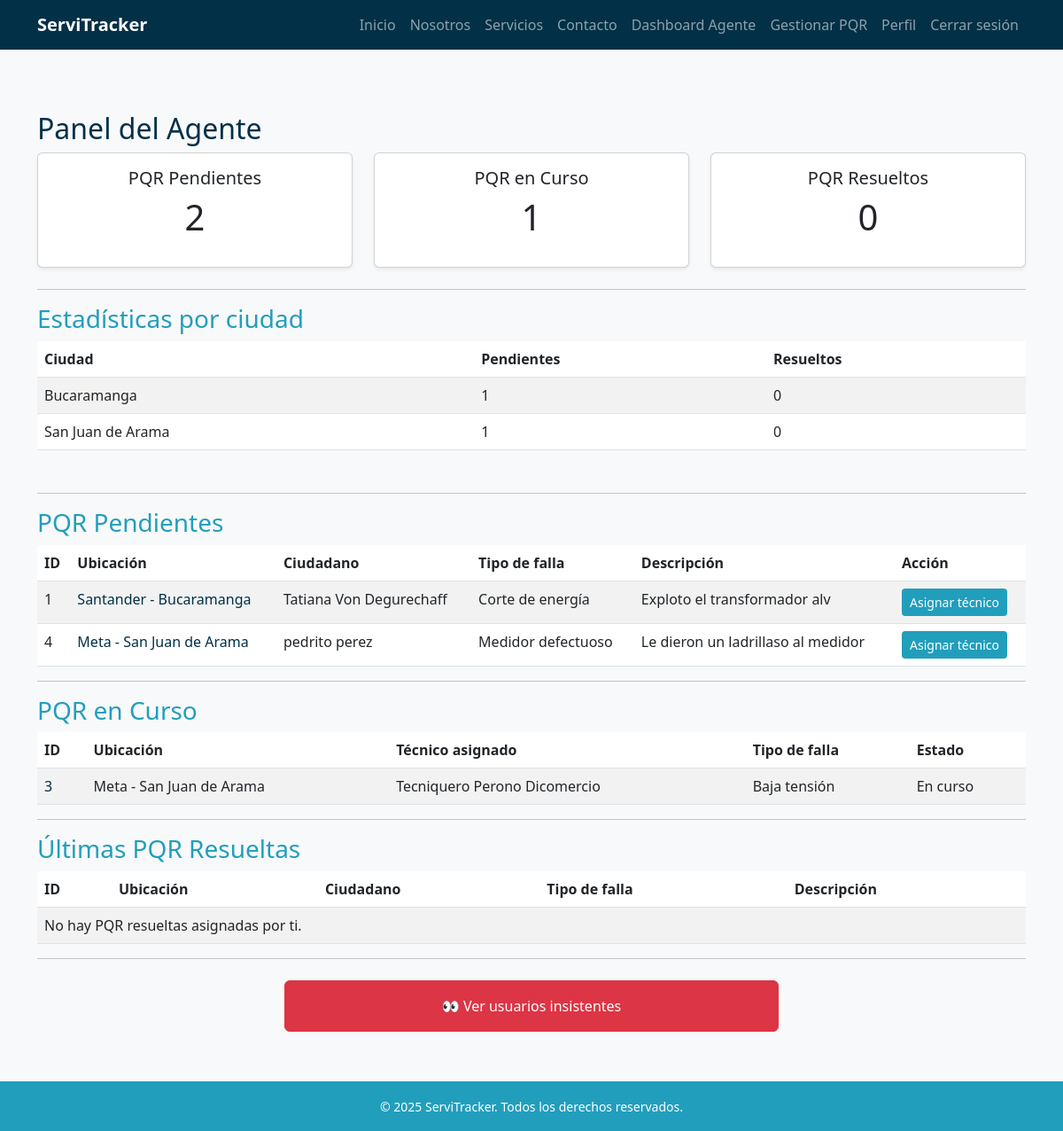
/reportes/agente/ (signed in), run on an earlier commit of the app's database.
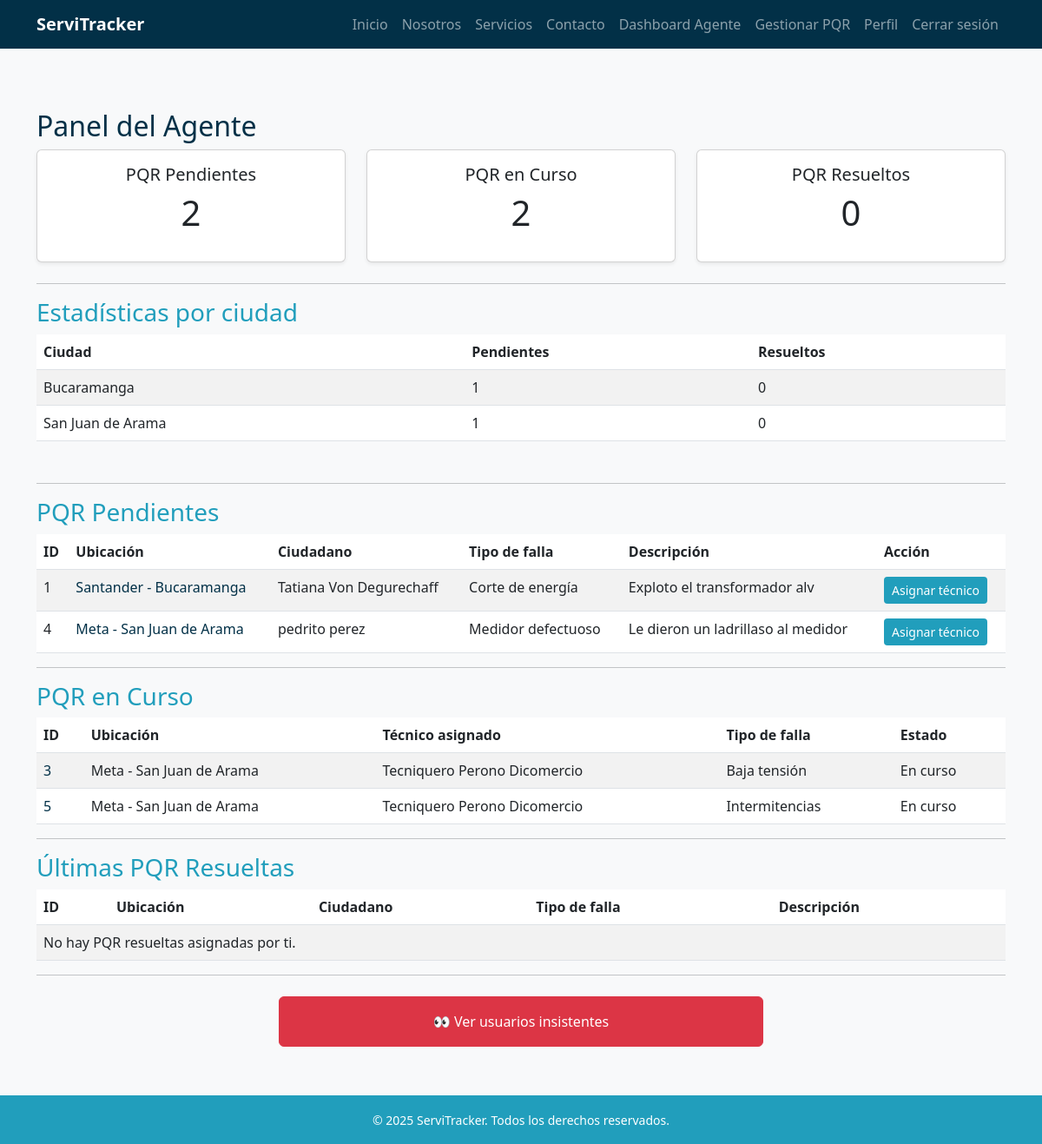
And on a later commit of the database.
### propiedades/models.py (models this page shows, shortened)
class Propiedad(models.Model):
    usuario = models.ForeignKey(
        settings.AUTH_USER_MODEL,
        on_delete=models.CASCADE,
        related_name='propiedades'
    )
    departamento = models.CharField(max_length=100)
    ciudad = models.CharField(max_length=100)
    direccion = models.CharField(max_length=200)
    activa = models.BooleanField(default=True)

### pqr/models.py (models this page shows, shortened)
class PQR(models.Model):
    ciudadano = models.ForeignKey(
        settings.AUTH_USER_MODEL,
        on_delete=models.SET_NULL,
        null=True,
        blank=True,
        related_name="pqrs_ciudadano"
    )
    propiedad = models.ForeignKey(
        Propiedad,
        on_delete=models.SET_NULL,
        null=True,
        blank=True
    )
    direccion = models.CharField(max_length=255, blank=True, null=True)
    departamento = models.CharField(max_length=100, blank=True, null=True)
    ciudad = models.CharField(max_length=100, blank=True, null=True)
    telefono_contacto = models.CharField(max_length=20, unique=True, null=True, blank=True)
    tipo_falla = models.ForeignKey(TipoFalla, on_delete=models.PROTECT)
    descripcion = models.TextField()
    estado = models.ForeignKey(EstadoPQR, on_delete=models.PROTECT)
    tecnico_asignado = models.ForeignKey(
        settings.AUTH_USER_MODEL,
        on_delete=models.SET_NULL,
        null=True,
        blank=True,
        related_name="pqrs_tecnico"
    )
    agente_revisor = models.ForeignKey(
        settings.AUTH_USER_MODEL,
        on_delete=models.SET_NULL,
        null=True,
        blank=True,
        related_name="pqrs_agente"
    )
    observacion_tecnico = models.TextField(blank=True, null=True)
    fecha_creacion = models.DateTimeField(auto_now_add=True)
    fecha_actualizacion = models.DateTimeField(auto_now=True)

class TipoFalla(models.Model):
    nombre = models.CharField(max_length=100)
    def __str__(self):
        return self.nombre

class EstadoPQR(models.Model):
    nombre = models.CharField(max_length=50)

### usuarios/models.py (models this page shows)
class Usuario(AbstractBaseUser, PermissionsMixin):
    ROLES = [
        ("administrador", "Administrador"),
        ("agente", "Agente"),
        ("tecnico", "Técnico"),
        ("ciudadano", "Ciudadano"),
    ]
    documento = models.CharField(max_length=20, unique=True)
    email = models.EmailField(blank=True, null=True)
    nombres = models.CharField(max_length=100, blank=True, null=True)
    apellidos = models.CharField(max_length=100, blank=True, null=True)
    rol = models.CharField(max_length=20, choices=ROLES, default="ciudadano")
    especialidad = models.ForeignKey(Especialidad, on_delete=models.SET_NULL, null=True, blank=True)
    is_active = models.BooleanField(default=True)
    is_staff = models.BooleanField(default=False)
    date_joined = models.DateTimeField(auto_now_add=True)
    objects = UsuarioManager()
    USERNAME_FIELD = "documento"
    REQUIRED_FIELDS = []  # puedes agregar 'email' si quieres que sea obligatorio
    def __str__(self):
        return self.get_public_name()
    def get_full_name(self):
        nombre = (self.nombres or "").strip()
        apellido = (self.apellidos or "").strip()
        full = f"{nombre} {apellido}".strip()
        return full or ""
    def get_public_name(self):
        return self.get_full_name() or "Usuario"

### reportes/views.py (the view)
# urls.py: path("agente/", views.dashboard_agente, name="dashboard_agente"),
@user_passes_test(lambda u: u.rol == "agente")
def dashboard_agente(request):
    pqr_pendientes = PQR.objects.filter(estado__nombre="Pendiente")
    pqr_en_curso = PQR.objects.filter(estado__nombre="En curso", agente_revisor=request.user)
    pqr_resueltas = PQR.objects.filter(estado__nombre="Resuelto", agente_revisor=request.user).order_by("-id")[:5]
    pendientes = pqr_pendientes.count()
    en_curso = pqr_en_curso.count()
    resueltos = pqr_resueltas.count()
    estadisticas_ciudad = {}
    for pqr in list(pqr_pendientes) + list(pqr_resueltas):
        if pqr.propiedad:
            ciudad_key = pqr.propiedad.ciudad
            if ciudad_key not in estadisticas_ciudad:
                estadisticas_ciudad[ciudad_key] = {"pendientes": 0, "resueltos": 0}
            if pqr.estado.nombre == "Pendiente":
                estadisticas_ciudad[ciudad_key]["pendientes"] += 1
            elif pqr.estado.nombre == "Resuelto":
                estadisticas_ciudad[ciudad_key]["resueltos"] += 1
    ciudad = request.GET.get("ciudad")
    if ciudad:
        pqr_pendientes = pqr_pendientes.filter(propiedad__ciudad__icontains=ciudad)
        pqr_en_curso = pqr_en_curso.filter(propiedad__ciudad__icontains=ciudad)
        pqr_resueltas = pqr_resueltas.filter(propiedad__ciudad__icontains=ciudad)
    contexto = {
        "usuario": request.user,
        "pendientes": pendientes,
        "en_curso": en_curso,
        "resueltos": resueltos,
        "estadisticas_ciudad": estadisticas_ciudad,
        "pqr_pendientes": pqr_pendientes,
        "pqr_en_curso": pqr_en_curso,
        "pqr_resueltas": pqr_resueltas,
        "ciudad": ciudad or "",
    }
    return render(request, 'reportes/dashboard_agente.html', contexto)

### templates/reportes/dashboard_agente.html (shortened to what the changed rows need)
{% extends 'base.html' %}
{% block content %}
<h2 class="text-blue-dark">Panel del Agente</h2>
<div class="row mb-4">
    <div class="col-md-4">
        <div class="card shadow-sm">
            <div class="card-body text-center">
                <h5 class="card-title">PQR en Curso</h5>
                <p class="display-6">{{ en_curso }}</p>
            </div>
        </div>
    </div>
</div>
<table class="table table-striped mb-5">
    <thead>
        <tr>
            <th>Ciudad</th>
            <th>Pendientes</th>
            <th>Resueltos</th>
        </tr>
    </thead>
    <tbody>
        {% for ciudad, datos in estadisticas_ciudad.items %}
        <tr>
            <td>{{ ciudad }}</td>
            <td>{{ datos.pendientes }}</td>
            <td>{{ datos.resueltos }}</td>
        </tr>
        {% empty %}
        <tr><td colspan="3">No hay datos disponibles.</td></tr>
        {% endfor %}
    </tbody>
</table>
<table class="table table-striped">
    <thead>
        <tr>
            <th>ID</th>
            <th>Ubicación</th>
            <th>Ciudadano</th>
            <th>Tipo de falla</th>
            <th>Descripción</th>
            <th>Acción</th>
        </tr>
    </thead>
    <tbody>
        {% for pqr in pqr_pendientes %}
        <tr>
            <td>{{ pqr.id }}</td>
            <td>
                <a href="{% url 'detalle_pqr' pqr.pk %}" class="text-blue-dark text-decoration-none">
                    {{ pqr.propiedad.departamento }} - {{ pqr.propiedad.ciudad }}
                </a>
            </td>
            <td>{{ pqr.ciudadano }}</td>
            <td>{{ pqr.tipo_falla }}</td>
            <td>{{ pqr.descripcion }}</td>
            <td>
                <a href="{% url 'asignar_tecnico' pqr.pk %}" class="btn btn-sm btn-blue-mid">Asignar técnico</a>
            </td>
        </tr>
        {% empty %}
        <tr><td colspan="6">No hay PQR pendientes.</td></tr>
        {% endfor %}
    </tbody>
</table>
<table class="table table-striped">
    <thead>
        <tr>
            <th>ID</th>
            <th>Ubicación</th>
            <th>Técnico asignado</th>
            <th>Tipo de falla</th>
            <th>Estado</th>
        </tr>
    </thead>
    <tbody>
        {% for pqr in pqr_en_curso %}
        <tr>
            <td><a href="{% url 'detalle_pqr' pqr.pk %}" class="text-blue-dark text-decoration-none">{{ pqr.id }}</a></td>
            <td>{{ pqr.propiedad.departamento }} - {{ pqr.propiedad.ciudad }}</td>
            <td>{{ pqr.tecnico_asignado }}</td>
            <td>{{ pqr.tipo_falla }}</td>
            <td>{{ pqr.estado.nombre }}</td>
        </tr>
        {% empty %}
        <tr><td colspan="5">No hay PQR en curso asignadas por ti.</td></tr>
        {% endfor %}
    </tbody>
</table>
<table class="table table-striped">
    <thead>
        <tr>
            <th>ID</th>
            <th>Ubicación</th>
            <th>Ciudadano</th>
            <th>Tipo de falla</th>
            <th>Descripción</th>
        </tr>
    </thead>
</table>
{% endblock %}

What changed in the data, as far as the page shows it:
added PQR: id "5", propiedad.departamento "Meta", propiedad.ciudad "San Juan de Arama", tecnico_asignado "Tecniquero Perono Dicomercio", tipo_falla "Intermitencias", estado.nombre "En curso", shown under "PQR en Curso"
Also different on the page:
{{ en_curso }}: "1" → "2"
